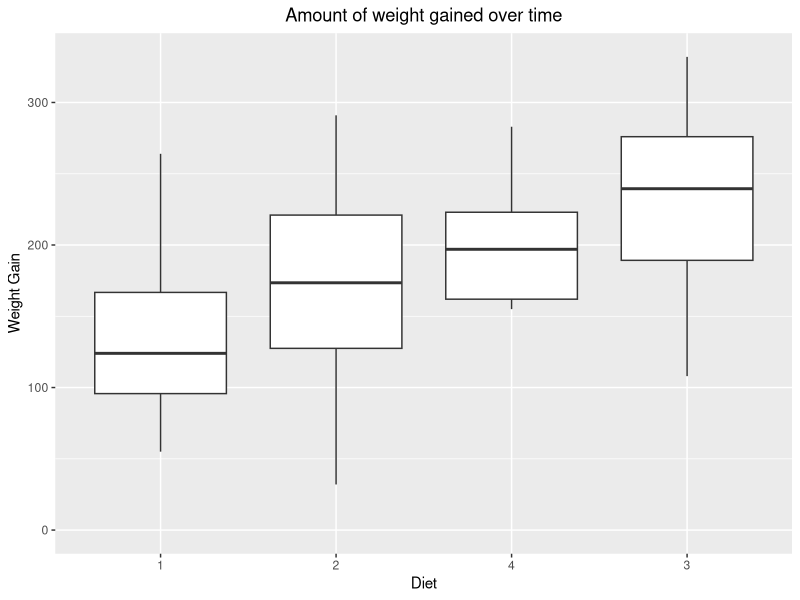
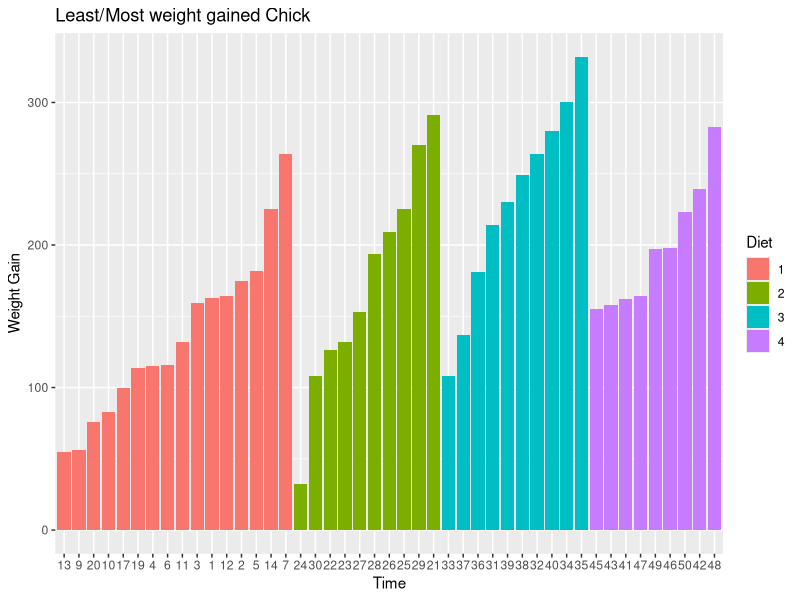
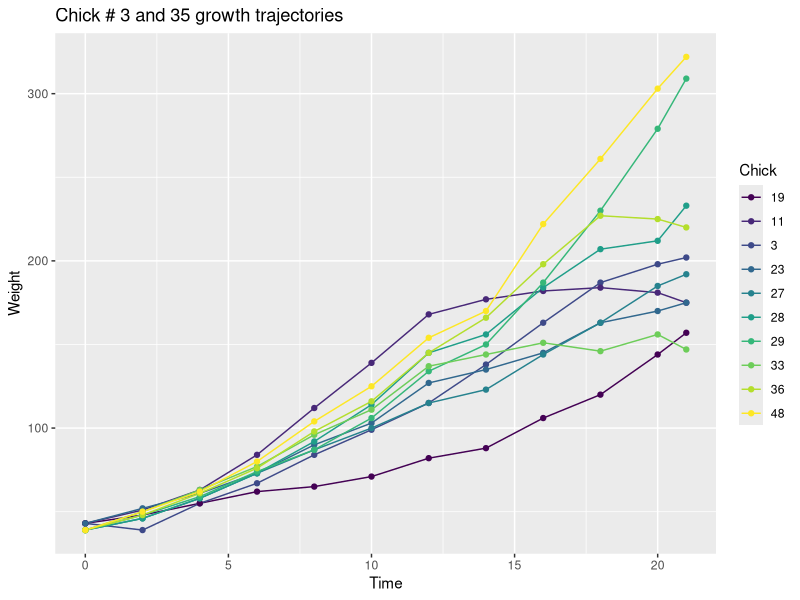
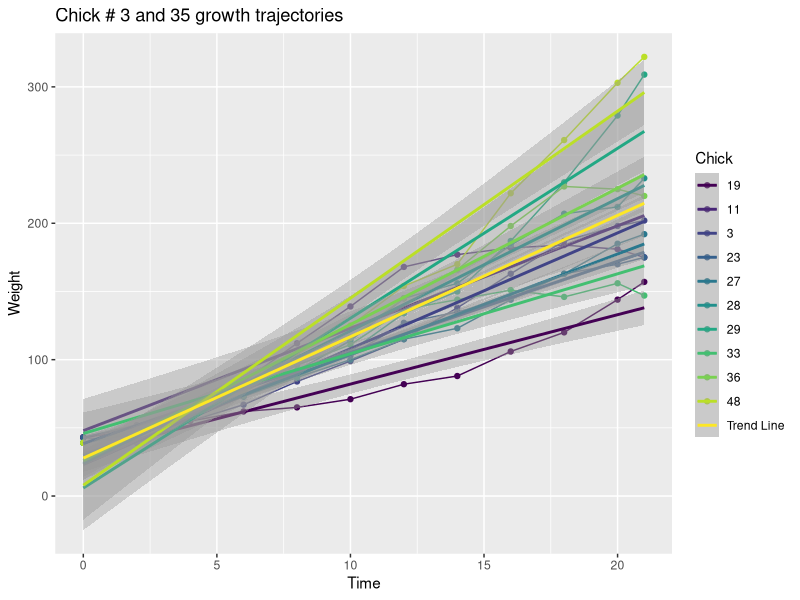
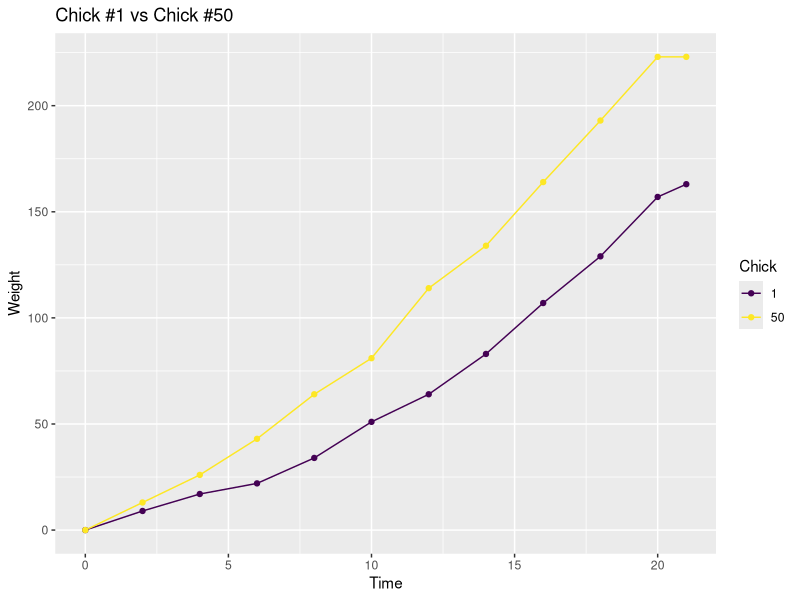

Reproduce these figures in R, in order.
library(ggplot2)
library(dplyr)
library(datasets)
?ChickWeight

#Question 1
weight0 <- ChickWeight %>%
  filter(Time == 0) %>%
  group_by(Diet) %>%
  summarize(avg_weight = mean(weight, na.rm = TRUE), sd_weight = sd(weight, na.rm = TRUE)) %>%
  print

  #Extra Credit

#Question 2
#find number of occurences for each chick
ChickWeight %>%
  group_by(Chick) %>%
  summarize(max12 = n()) %>%
  filter(max12 != 12) %>% 
  print(n= Inf)


complete <- filter(ChickWeight, Chick != 8 & Chick != 15 & Chick != 16 & Chick != 18 & Chick != 44)
head(complete, n=3)


#Question 3
complete<- complete %>%
  group_by(Chick) %>%
  mutate(weightgain = (weight - weight[Time == 0]))

head(complete, n= 3)

#Question 4 ?
day21<- filter(complete, Time == 21)
one<- tmp <- ggplot(day21, aes(x = reorder(Diet, weightgain, FUN = median), y = weightgain)) + geom_boxplot() + expand_limits(y=0) + xlab("Diet") + ylab("Weight Gain") + ggtitle("Amount of weight gained over time")
one<- one + theme(plot.title = element_text(hjust=0.5))
one

#The boxplot I think clear shows that the increase in weight gain as the value of your diet again increases based on looking at the median but breaks after diet 2. I see this because the median for diet 3 is larger than diet 4. You can also see that the diet there has the highest weight gain based on the IQR and the median shown. 

#Question 5

maxWeight <- max(complete$weightgain)
maxWeight

minWeight<- min(complete$weightgain)
minWeight

weightGain<- complete %>% 
  group_by(Chick) %>%
  filter(Time == 21)
print(weightGain)


ggplot(weightGain, aes(x=Chick, y = weightgain, fill = Diet)) + geom_col() + xlab("Time") + ylab("Weight Gain") + ggtitle("Least/Most weight gained Chick")


#Question 6
chicks<- complete %>%
  as.data.frame() %>%
  filter(Time == 0) %>%
  filter(weight == max(weight) | weight == min(weight)) 

newChicks<- chicks %>% 
  select(Chick) %>%
  left_join(ChickWeight, by = "Chick")
  
newChicks



ggplot(newChicks, aes(x=Time, y=weight, colour= Chick)) + geom_line() + geom_point() + ggtitle("Chick # 3 and 35 growth trajectories") + xlab("Time") + ylab("Weight")

#chick 48 and chick 19


#Question 7
ggplot(newChicks, aes(x=Time, y=weight, colour= Chick)) + geom_line() + geom_point() + ggtitle("Chick # 3 and 35 growth trajectories") + xlab("Time") + ylab("Weight") + geom_smooth(method="lm") + geom_smooth(data=complete, aes(x = Time, y = weight, colour="Trend Line"), method="lm")

  


#Question 8
min<- min(complete$weight)
max<- max(complete$weight)

day1<- complete %>%
  group_by(Chick) %>%
  filter(weight == max | weight == min) %>%
  print

#plotting chick 1 and chick 50 and seeing if there is a realationship 
minMax<- complete %>%
  group_by(Chick) %>%
  filter(Chick == 1 | Chick == 50) %>%
  print

ggplot(minMax, aes(x=Time, y=weightgain, colour= Chick)) + geom_line() + geom_point() + ggtitle("Chick #1 vs Chick #50") + xlab("Time") + ylab("Weight")
